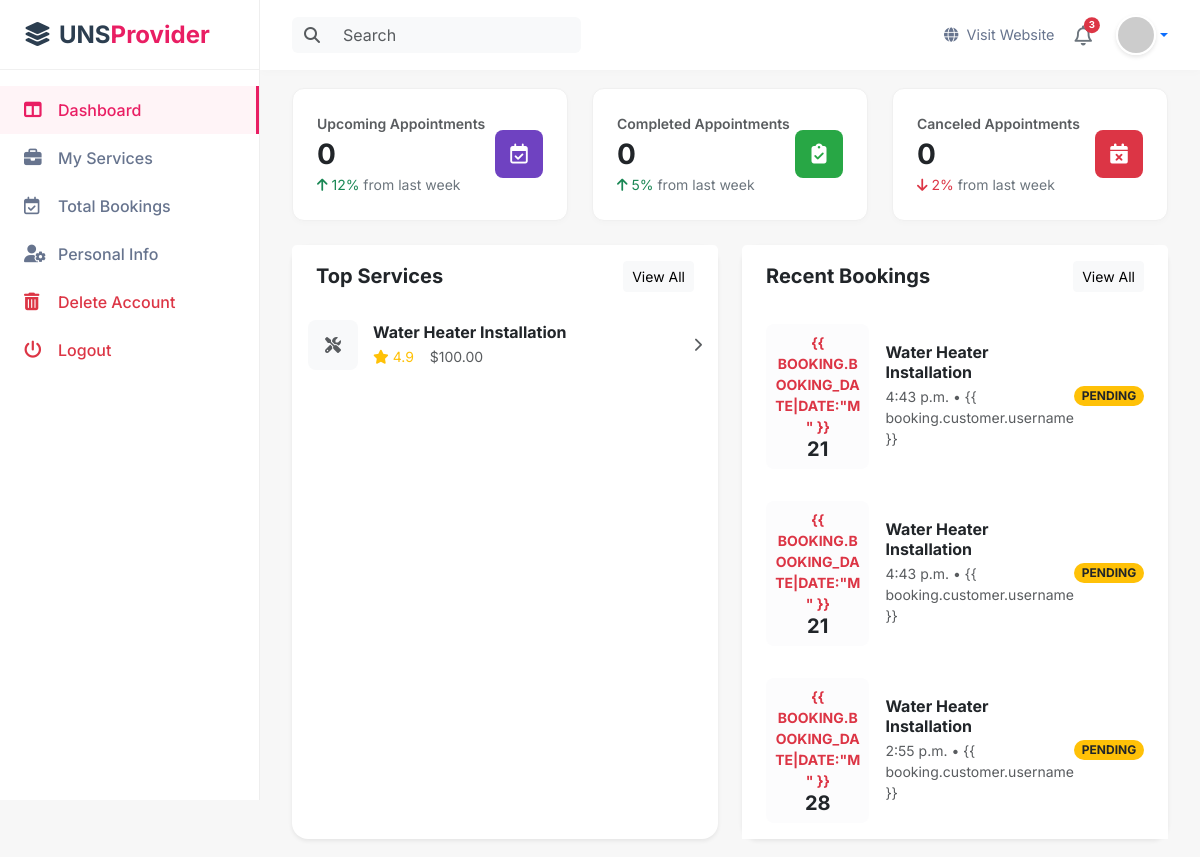
Page /dashboard/ (signed in) on the committed database.
### services/models.py (models this page shows, shortened)
class ProviderService(models.Model):
    provider = models.ForeignKey(ProviderProfile, on_delete=models.CASCADE, related_name="services")
    service = models.ForeignKey(Service, on_delete=models.CASCADE, related_name="provider_services")
    custom_price = models.DecimalField(max_digits=8, decimal_places=2)
    is_active = models.BooleanField(default=True)

class Service(models.Model):
    category = models.ForeignKey(ServiceType, on_delete=models.CASCADE, related_name="services")
    image = models.ImageField(upload_to="service_images/", null=True, blank=True)
    icon = models.ImageField(upload_to="service_icons/", null=True, blank=True)
    name = models.CharField(max_length=150)
    description = models.TextField()
    base_price = models.DecimalField(max_digits=8, decimal_places=2)
    estimated_duration_minutes = models.IntegerField()
    is_active = models.BooleanField(default=True)

### bookings/models.py (models this page shows, shortened)
class Booking(models.Model):
    STATUS_CHOICES = (
        ('PENDING', 'Pending'),
        ('ACCEPTED', 'Accepted'),
        ('REJECTED', 'Rejected'),
        ('COMPLETED', 'Completed'),
        ('CANCELLED', 'Cancelled'),
    )
    customer = models.ForeignKey(User, on_delete=models.CASCADE, related_name="customer_bookings")
    provider = models.ForeignKey(ProviderProfile, on_delete=models.CASCADE, related_name="provider_bookings")
    service = models.ForeignKey(Service, on_delete=models.CASCADE)
    city = models.CharField(max_length=100)
    service_address = models.TextField()
    booking_date = models.DateField()
    booking_time = models.TimeField()
    price = models.DecimalField(max_digits=8, decimal_places=2)
    status = models.CharField(max_length=20, choices=STATUS_CHOICES, default='PENDING')
    created_at = models.DateTimeField(auto_now_add=True)

### accounts/views.py (the view)
# urls.py: path('dashboard/', views.dashboard, name="dashboard"),
def dashboard(request):
    user = get_user_from_session(request)
    if not user:
        return redirect('login')
    context = {'user': user}
    if user.role == 'PROVIDER':
        try:
            profile = ProviderProfile.objects.get(user=user)
            context['profile'] = profile
            bookings = Booking.objects.filter(provider=profile)
            services = ProviderService.objects.filter(provider=profile)
            context['total_bookings'] = bookings.count()
            context['pending_bookings'] = bookings.filter(status='PENDING').count()
            context['accepted_bookings'] = bookings.filter(status='ACCEPTED').count()
            context['completed_bookings'] = bookings.filter(status='COMPLETED').count()
            context['cancelled_bookings'] = bookings.filter(status='CANCELLED').count()
            earnings = bookings.filter(status='COMPLETED').aggregate(Sum('price'))['price__sum'] or 0
            context['total_earnings'] = earnings
            context['recent_bookings'] = bookings.order_by('-created_at')[:5]
            context['provider_services'] = services[:5]
        except ProviderProfile.DoesNotExist:
            pass
    return render(request, 'accounts/dashboard.html', context)

### accounts/views.py (called while the page is built)
def get_user_from_session(request):
    user_id = request.session.get('user_id')
    if user_id:
        try:
            return User.objects.get(id=user_id)
        except User.DoesNotExist:
            return None
    return None

### accounts/templates/accounts/dashboard.html (shortened to what this page needs)
{% extends "accounts/provider_base.html" %}
{% load static %}
{% block content %}
<div class="row g-4 mb-4">
    <div class="col-md-6 col-xl-4">
        <div class="stat-card">
            <div>
                <div class="text-muted small fw-semibold mb-1">Upcoming Appointments</div>
                <h3 class="fw-bold mb-0 text-dark">{{ accepted_bookings|default:0 }}</h3>
                <small class="text-secondary"><span class="text-success"><i class="fa-solid fa-arrow-up"></i> 12%</span>
                    from last week</small>
            </div>
            <div class="stat-icon bg-purple rounded-3">
                <i class="fa-regular fa-calendar-check"></i>
            </div>
        </div>
    </div>
    <div class="col-md-6 col-xl-4">
        <div class="stat-card">
            <div>
                <div class="text-muted small fw-semibold mb-1">Completed Appointments</div>
                <h3 class="fw-bold mb-0 text-dark">{{ completed_bookings|default:0 }}</h3>
                <small class="text-secondary"><span class="text-success"><i class="fa-solid fa-arrow-up"></i> 5%</span>
                    from last week</small>
            </div>
            <div class="stat-icon bg-green rounded-3">
                <i class="fa-solid fa-clipboard-check"></i>
            </div>
        </div>
    </div>
    <div class="col-md-6 col-xl-4">
        <div class="stat-card">
            <div>
                <div class="text-muted small fw-semibold mb-1">Canceled Appointments</div>
                <h3 class="fw-bold mb-0 text-dark">{{ cancelled_bookings|default:0 }}</h3>
                <small class="text-secondary"><span class="text-danger"><i class="fa-solid fa-arrow-down"></i> 2%</span>
                    from last week</small>
            </div>
            <div class="stat-icon bg-red rounded-3">
                <i class="fa-solid fa-calendar-xmark"></i>
            </div>
        </div>
    </div>
</div>
<div class="row g-4">
    <div class="col-lg-6">
        <div class="card border-0 shadow-sm rounded-4 h-100">
            <div class="card-header bg-white border-0 py-3 px-4 d-flex justify-content-between align-items-center">
                <h5 class="m-0 fw-bold">Top Services</h5>
                <a href="#" class="btn btn-sm btn-light">View All</a>
            </div>
            <div class="card-body p-0">
                {% if provider_services %}
                {% for service_obj in provider_services %}
                <div class="service-list-item">
                    {% if service_obj.service.image %}
                    <img src="{{ service_obj.service.image.url }}" class="service-img" alt="">
                    {% else %}
                    <div class="service-img bg-light d-flex align-items-center justify-content-center">
                        <i class="fa-solid fa-tools text-muted"></i>
                    </div>
                    {% endif %}
                    <div class="flex-grow-1">
                        <h6 class="mb-1 fw-bold">{{ service_obj.service.name }}</h6>
                        <div class="small text-muted">
                            <span class="text-warning me-1"><i class="fa-solid fa-star"></i> 4.9</span>
                            <span class="ms-2">${{ service_obj.custom_price }}</span>
                        </div>
                    </div>
                    <i class="fa-solid fa-chevron-right text-muted small"></i>
                </div>
                {% endfor %}
                {% else %}
                <div class="p-4 text-center text-muted">
                    No services found. <a href="#">Add Services</a>
                </div>
                {% endif %}
            </div>
        </div>
    </div>
    <div class="col-lg-6">
        <div class="card border-0 shadow-sm rounded-4 h-100">
            <div class="card-header bg-white border-0 py-3 px-4 d-flex justify-content-between align-items-center">
                <h5 class="m-0 fw-bold">Recent Bookings</h5>
                <a href="#" class="btn btn-sm btn-light">View All</a>
            </div>
            <div class="card-body p-0">
                <div class="list-group list-group-flush">
                    {% for booking in recent_bookings %}
                    <div class="list-group-item border-0 px-4 py-3">
                        <div class="d-flex align-items-center">
                            <div class="bg-light-subtle rounded-3 p-2 text-center me-3" style="min-width: 50px;">
                                <div class="small fw-bold text-uppercase text-danger">{{
                                    booking.booking_date|date:"M" }}</div>
                                <div class="h5 mb-0 fw-bold">{{ booking.booking_date|date:"d" }}</div>
                            </div>
                            <div class="flex-grow-1">
                                <h6 class="fw-bold mb-1">{{ booking.service.name }}</h6>
                                <div class="small text-muted">{{ booking.booking_time }} • {{
                                    booking.customer.username }}</div>
                            </div>
                            <span
                                class="badge {% if booking.status == 'PENDING' %}bg-warning text-dark{% elif booking.status == 'COMPLETED' %}bg-success{% else %}bg-secondary{% endif %} rounded-pill">
                                {{ booking.status }}
                            </span>
                        </div>
                    </div>
                    {% empty %}
                    <div class="p-4 text-center text-muted">No upcoming bookings.</div>
                    {% endfor %}
                </div>
            </div>
        </div>
    </div>
</div>
{% endblock %}

### accounts/templates/accounts/provider_base.html (style rules this page uses)
:root { --sidebar-width: 260px; --topbar-height: 70px; --primary-color: #e91e63; --primary-hover: #d81b60; --bg-body: #f7f7f7; --text-dark: #2c3e50; }
body { font-family: 'Inter', sans-serif; background-color: var(--bg-body); overflow-x: hidden; }

### accounts/templates/accounts/dashboard.html (style rules this page uses)
.stat-card { background: #fff; border-radius: 12px; padding: 24px; border: 1px solid #f0f0f0; height: 100%; display: flex; justify-content: space-between; align-items: center; box-shadow: 0 2px 6px rgba(0, 0, 0, 0.02); transition: transform 0.2s; }
.stat-icon { width: 48px; height: 48px; border-radius: 10px; display: flex; align-items: center; justify-content: center; font-size: 1.25rem; color: #fff; }
.bg-purple { background-color: #6f42c1; }
.bg-green { background-color: #28a745; }
.bg-red { background-color: #dc3545; }
.service-list-item { display: flex; align-items: center; padding: 12px 16px; border-bottom: 1px solid #f5f5f5; }
.service-list-item:last-child { border-bottom: none; }
.service-img { width: 50px; height: 50px; border-radius: 8px; object-fit: cover; margin-right: 15px; }

### rows in the picture
ProviderService: service.name "Water Heater Installation", custom_price "100.00"
Booking: booking_date "21", service.name "Water Heater Installation", booking_time "4:43 p.m.", status "PENDING"
Booking: booking_date "21", service.name "Water Heater Installation", booking_time "4:43 p.m.", status "PENDING"
Booking: booking_date "28", service.name "Water Heater Installation", booking_time "2:55 p.m.", status "PENDING"

### other values in the picture
{{ accepted_bookings|default:0 }} "0"
{{ completed_bookings|default:0 }} "0"
{{ cancelled_bookings|default:0 }} "0"
